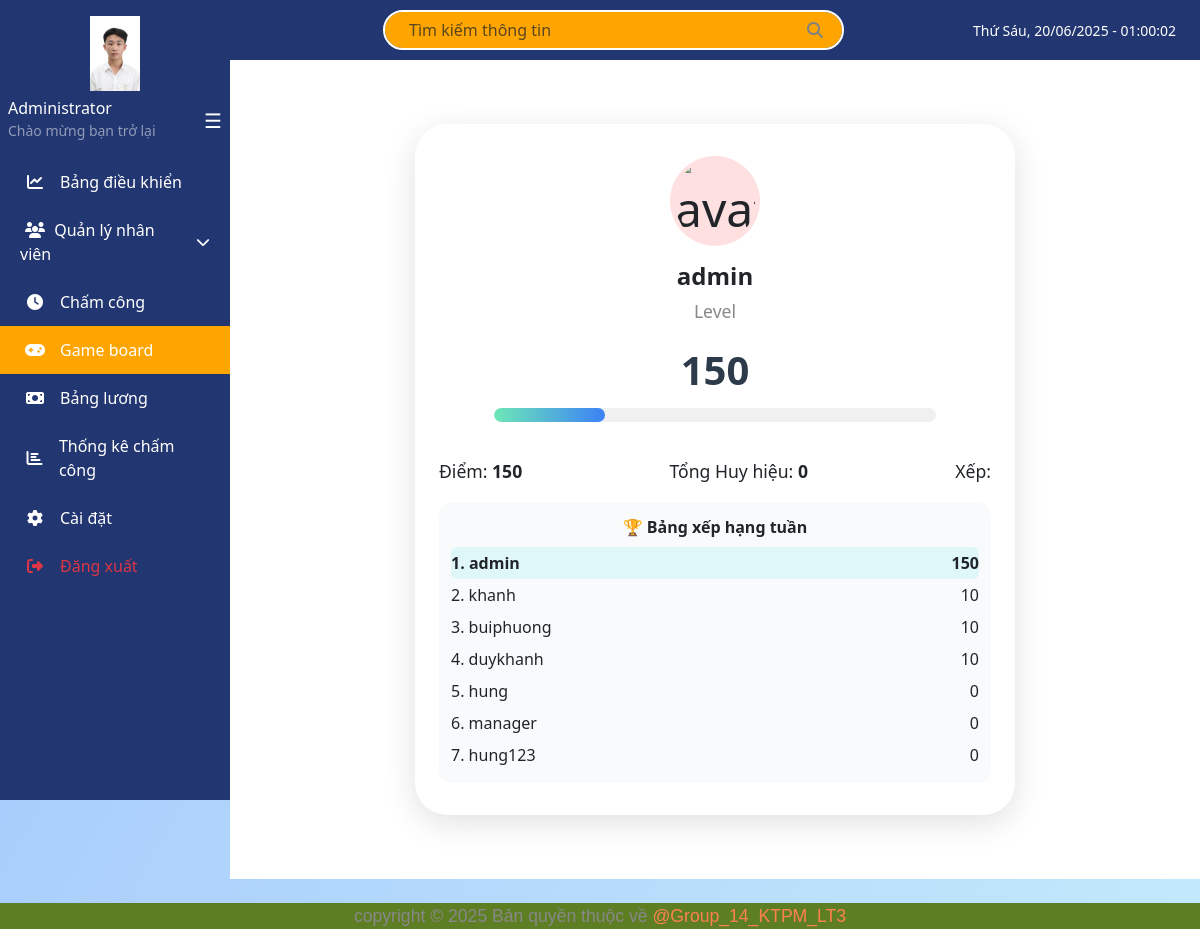
/gameboard/1 (signed in), run on the app's committed database.
### app/models/user.py (models this page shows, shortened)
class User(UserMixin, db.Model):  # ✅ thêm UserMixin
    id = db.Column(db.Integer, primary_key=True)
    employee_code = db.Column(db.String(10), unique=True)
    employee_info = db.relationship("EmployeeInfo", back_populates="user", uselist=False)
    username = db.Column(db.String(64), unique=True, nullable=False)
    password_hash = db.Column(db.String(128), nullable=False)
    avatar = db.Column(db.String(20), default = "default.jpg")
    role = db.Column(db.String(20), default='employee')  # admin / employee

### app/routes/gameboard.py (the view)
@gameboard_bp.route('/gameboard/<int:user_id>')
@login_required
@role_required('admin', 'employee', 'manager')
def gameboard(user_id):
    user = User.query.get(user_id)
    if not user:
        return "User not found", 404
    score = calculate_score(user)
    ranking = ranking_demo()
    for r in ranking:
        if r.get("id") == user.id:
            r["me"] = True
    return render_with_role(
        'gamebroad/gamebroad.html',
        user=user,
        score=score,
        ranking=ranking
    )

### app/models/gameboard.py (called while the page is built)
def ranking_demo():
    users = User.query.all()
    ranked = sorted(users, key=lambda u: calculate_score(u), reverse=True)
    return [
        {
            "id": u.id,
            "name": u.username,
            "score": calculate_score(u)
        }
        for u in ranked
    ]

### app/utils/render_with_role_layout.py (called while the page is built)
def render_with_role(template_name, **context):
    role = getattr(current_user, 'role', None)
    if role == 'admin':
        layout = 'layouts/base_admin.html'
    elif role == 'manager':
        layout = 'layouts/base_manager.html'
    else:
        layout = 'layouts/base_employee.html'
    return render_template(template_name, layout=layout, **context)

### app/utils/score_utils.py (called while the page is built)
def calculate_score(user):
    score = 0
    if hasattr(user, 'attendance_records'):
        score += len(user.attendance_records) * 10
    if hasattr(user, 'kpi_score'):
        score += user.kpi_score or 0
    if hasattr(user, 'deadline_score'):
        score += user.deadline_score or 0
    return score

### app/templates/gamebroad/gamebroad.html (shortened to what this page needs)
{% extends layout %}
{% block content %}
<div class="gameboard-container">
    <div class="avatar">
        <img src="{{ user.avatar_url }}" alt="avatar">
    </div>
    <div class="player-name" id="playerName">{{ user.username }}</div>
    <div class="level">Level </div>
    <div class="score" id="playerScore">{{ score }}</div>
    <div class="progress-bar-bg">
        <div class="progress-bar" id="levelProgress" style="width: {{ (score/600*100)|round(0) }}%;"></div>
    </div>
    <div class="stats">
        <div>Điểm: <b id="statScore">{{ score }}</b></div>
        <div>Tổng Huy hiệu: <b id="statBadges">{{ user.badges|length }}</b></div>
        <div>Xếp: <b id="statRank">{{ user_rank }}</b></div>
    </div>
    <div class="ranking">
        <div class="ranking-title">🏆 Bảng xếp hạng tuần</div>
        <ul class="ranking-list">
            {% for r in ranking %}
            <li{% if r.me %} class="me"{% endif %}>
                <span>{{ loop.index }}. {{ r.name }}</span><span>{{ r.score }}</span>
            </li>
            {% endfor %}
        </ul>
    </div>
</div>
<link rel="stylesheet" href="{{ url_for('static', filename='css/gameboard.css') }}">
{% endblock %}

### app/static/css/base.css (style rules this page uses)
body { min-height: 100vh; font-family: 'Segoe UI', Tahoma, Geneva, Verdana, sans-serif; }

### app/static/css/gameboard.css (style rules this page uses)
body { background: linear-gradient(120deg, #a1c4fd 0%, #c2e9fb 100%); font-family: 'Segoe UI', Arial, sans-serif; margin: 0; min-height: 100vh; }
.gameboard-container { max-width: 600px; margin: 40px auto; background: #fff; border-radius: 32px; box-shadow: 0 8px 32px rgba(0,0,0,0.12); padding: 32px 24px; position: relative; text-align: center; }
.avatar { width: 90px; height: 90px; border-radius: 50%; background: #ffe0e0; display: inline-flex; align-items: center; justify-content: center; font-size: 48px; margin-bottom: 12px; }
.avatar img { width: 80px; border-radius: 50%; }
.player-name { font-size: 1.5rem; font-weight: bold; margin-bottom: 4px; }
.level { font-size: 1.1rem; color: #888; margin-bottom: 16px; }
.score { font-size: 2.5rem; font-weight: bold; color: #2d3a4a; margin-bottom: 8px; }
.progress-bar-bg { background: #f0f0f0; border-radius: 8px; height: 14px; width: 80%; margin: 0 auto 18px auto; overflow: hidden; }
.progress-bar { background: linear-gradient(90deg, #6ee7b7, #3b82f6); height: 100%; border-radius: 8px; transition: width 0.6s cubic-bezier(.4,2.3,.3,1); }
.stats { display: flex; justify-content: space-between; margin: 18px 0 0 0; font-size: 1.1rem; }
.ranking { margin-top: 18px; background: #f9fafb; border-radius: 12px; padding: 12px; }
.ranking-title { font-weight: bold; margin-bottom: 8px; }
.ranking-list { list-style: none; padding: 0; margin: 0; }
.ranking-list li { display: flex; align-items: center; justify-content: space-between; padding: 4px 0; font-size: 1rem; }
.ranking-list .me { background: #e0f7fa; border-radius: 6px; font-weight: bold; }

### data on the page
User: username "admin", name "admin", score "150"
User: name "khanh", score "10"
User: name "buiphuong", score "10"
User: name "duykhanh", score "10"
User: name "hung", score "0"
User: name "manager", score "0"
User: name "hung123", score "0"

### other printed values
{{ score }} "150"
{{ user.badges|length }} "0"
